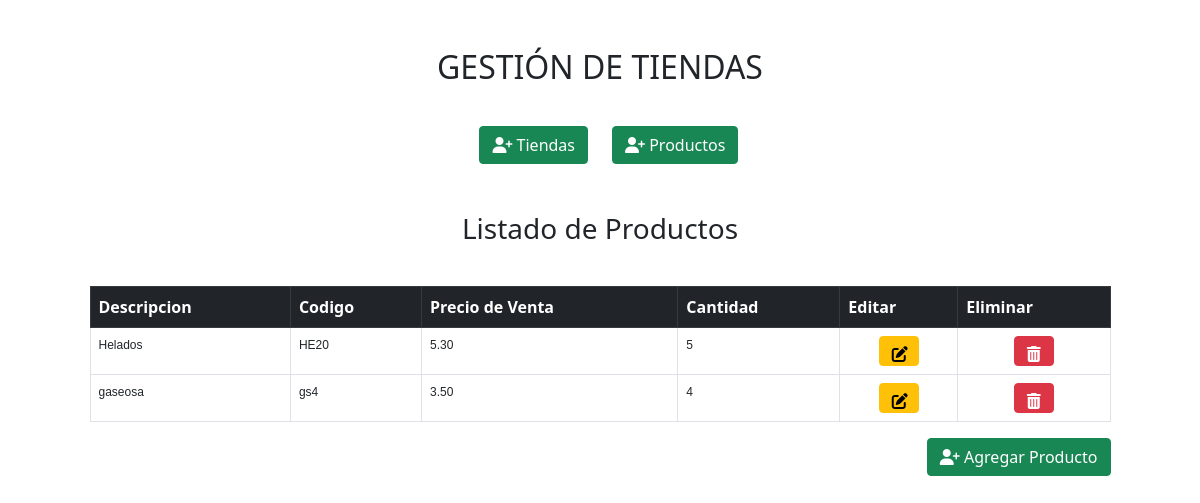
Screenshot of /gestionTienda/productos with the database file from the repository.
### gestionTienda/models.py (models this page shows)
class producto(models.Model):
    descripcion = models.CharField(max_length=100)
    codigo = models.CharField(max_length=4)
    precioVenta = models.DecimalField(max_digits=5,decimal_places=2)
    cantidad = models.IntegerField(4)
    tiendaRelacionada = models.ForeignKey(tienda,blank=True,null=True,on_delete=models.SET_NULL)

### gestionTienda/views.py (the view)
# urls.py: path('productos',views.productos,name='productos'),
def productos(request):
     return render(request,'productos.html',{
         'listaProductos':producto.objects.all()
         })

### gestionTienda/templates/productos.html (shortened to what this page needs)
<!DOCTYPE html>
<html>
    <head>
      <link href="https://cdn.jsdelivr.net/npm/bootstrap@5.0.2/dist/css/bootstrap.min.css" rel="stylesheet">
      <link rel="stylesheet" href="https://cdnjs.cloudflare.com/ajax/libs/font-awesome/6.4.0/css/all.min.css" />
      {% load static %}
      <link rel="stylesheet" type="text/css" href="{% static 'style.css' %}">
    </head>
    <body>
        <div class="container mt-5">
            <div class="row justify-content-center">
                <div class="row ">
                    <h2 style="text-align: center; padding-bottom: 2pc;">GESTIÓN DE TIENDAS</h2>
                </div>
                <div class="row justify-content-center">
                    <div class="col-6" style="text-align: end;">
                        <a class="btn btn-success"  href="{% url 'gestionTienda:tiendas' %}"><i class="fa-solid fa-user-plus"></i> Tiendas</a>
                    </div>
                <div class="col-6">
                    <a class="btn btn-success"  href="{% url 'gestionTienda:productos' %}"><i class="fa-solid fa-user-plus"></i> Productos</a>
                </div>
                </div>
            </div>
        </div>
        <div class="mt-5 container">
          <div class="row justify-content-center">
              <div class="row">
                <h3 style="text-align: center; padding-bottom: 2pc;">Listado de Productos</h3>
              </div>
              <div class="col-11">
                  <table class="table table-bordered">
                      <thead class="table-dark">
                          <th>Descripcion</th>
                          <th>Codigo</th>
                          <th>Precio de Venta</th>
                          <th>Cantidad</th>
                          <th>Editar</th>
                          <th>Eliminar</th>
                      </thead>
                      {% for producto in listaProductos %}
                      <tbody>
                          <tr>
                              <td>{{ producto.descripcion }}</td>
                              <td>{{ producto.codigo }}</td>
                              <td>{{ producto.precioVenta }}</td>
                              <td>{{ producto.cantidad}}</td>
                              <td class="text-center"><a class="btn btn-warning btnTable" href="{% url 'gestionTienda:editarProducto' producto.id %}"><i class="fa-solid fa-edit "></i></a></td>
                              <td class="text-center"><a class="btn btn-danger btnTable" href="{% url 'gestionTienda:eliminarProducto' producto.id %}"><i class="fa-solid fa-trash-can"></i></a></td>
                          </tr>
                      </tbody>
                      {% endfor%}
                  </table>
                  <div style="text-align: end;">
                    <button class="btn btn-success" data-bs-toggle="modal" data-bs-target="#nuevoProducto"><i class="fa-solid fa-user-plus"></i> Agregar Producto</button>
                  </div>
              </div>
          </div>
      </div>
    </body>
</html>

### gestionTienda/static/style.css (style rules this page uses)
td { font-family: Arial, Helvetica, sans-serif; font-size: 12px; text-align: justify; }
.btnTable { width: 40px; height: 30px; }

### rows the page displays
producto: descripcion "Helados", codigo "HE20", precioVenta "5.30", cantidad "5"
producto: descripcion "gaseosa", codigo "gs4", precioVenta "3.50", cantidad "4"
